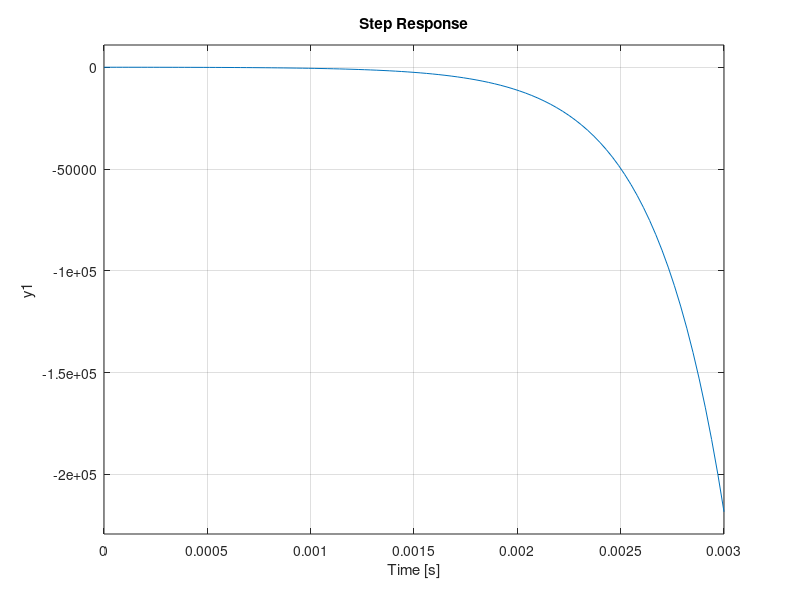
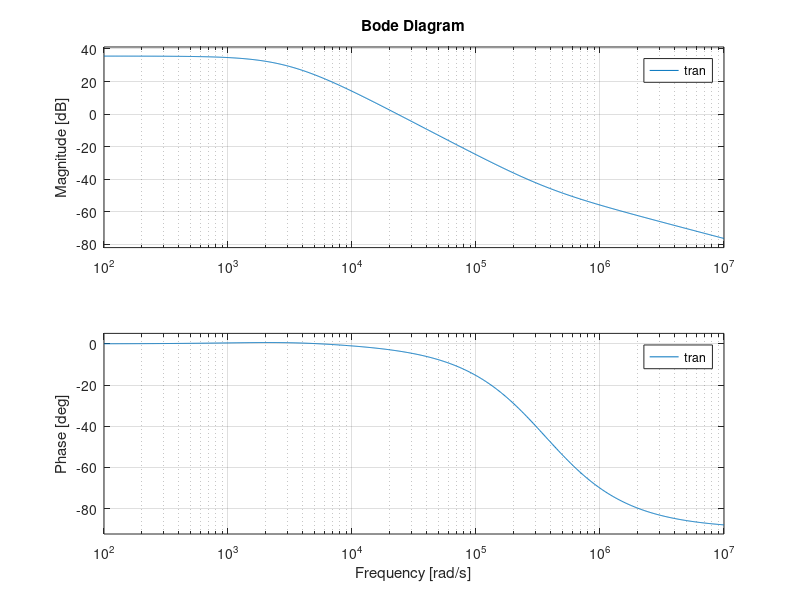

These figures' MATLAB source, in order:
c=600e-6;
r=15;
l=3.8e-3;
d=0.35;

A1=[-1/(r*c) 0; 0 0];
A2=[-1/(r*c) -7/c; -7/l 0];
A=d*A1+(1-d)*A2;
B1=[0;1/l];
B2=[0;0];
B=d*B1+(1-d)*B2;
C=[1 0];
I=[1 0;0 1];
vec=[15;0.2];

s=tf('s');

% transfer=C*inv(s*I-A)*((A1-A2)*vec+(B1-B2)*207);
% r=15;
% c=600e-6;
% l=3.8e-3;

% s=tf('s');
tran=(7*0.65*0.2/c)*(s-5*(105*0.65+207)/l)/(s^2+(1/(r*c)*s)-(49*0.65*0.65/(l*c)));
figure;
step(tran);
figure;
bode(tran);
% 
% cont=1/s*((s+2.9583))/(s+2.6684);
% oltf=cont*transfer;
% cltf=oltf/(1+oltf);
